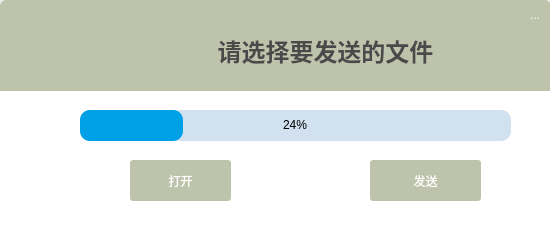
<?xml version="1.0" encoding="UTF-8"?>
<ui version="4.0">
 <class>TcpServer</class>
 <widget class="QWidget" name="TcpServer">
  <property name="geometry">
   <rect>
    <x>0</x>
    <y>0</y>
    <width>550</width>
    <height>247</height>
   </rect>
  </property>
  <property name="windowTitle">
   <string>发送文件</string>
  </property>
  <property name="windowIcon">
   <iconset resource="resource.qrc">
    <normaloff>:/chat/image/icon/icon_file.png</normaloff>:/chat/image/icon/icon_file.png</iconset>
  </property>
  <property name="styleSheet">
   <string notr="true"/>
  </property>
  <widget class="QLabel" name="serverStatusLabel">
   <property name="geometry">
    <rect>
     <x>190</x>
     <y>20</y>
     <width>271</width>
     <height>61</height>
    </rect>
   </property>
   <property name="text">
    <string>&lt;html&gt;&lt;head/&gt;&lt;body&gt;&lt;p align=&quot;center&quot;&gt;&lt;span style=&quot; font-size:18pt; font-weight:600; color:#4a4a4a;&quot;&gt;请选择要发送的文件&lt;/span&gt;&lt;/p&gt;&lt;/body&gt;&lt;/html&gt;</string>
   </property>
  </widget>
  <widget class="QProgressBar" name="progressBar">
   <property name="geometry">
    <rect>
     <x>80</x>
     <y>110</y>
     <width>431</width>
     <height>31</height>
    </rect>
   </property>
   <property name="styleSheet">
    <string notr="true">QProgressBar{
        border: none;
        text-align: center;
        background: rgb(210, 225, 240);
border-radius:10px;


}
QProgressBar::chunk {
        background: rgb(0, 160, 230);
border-radius:10px;

}</string>
   </property>
   <property name="value">
    <number>24</number>
   </property>
  </widget>
  <widget class="QPushButton" name="serverOpenBtn">
   <property name="geometry">
    <rect>
     <x>130</x>
     <y>160</y>
     <width>101</width>
     <height>41</height>
    </rect>
   </property>
   <property name="styleSheet">
    <string notr="true">QPushButton { background-color: rgb(172, 178, 148,200); border-radius: 3px; color: rgb(255, 255, 255); }
 QPushButton:hover { background-color: rgb(172, 178, 148,255);}</string>
   </property>
   <property name="text">
    <string>打开</string>
   </property>
  </widget>
  <widget class="QPushButton" name="serverSendBtn">
   <property name="geometry">
    <rect>
     <x>370</x>
     <y>160</y>
     <width>111</width>
     <height>41</height>
    </rect>
   </property>
   <property name="styleSheet">
    <string notr="true">QPushButton { background-color: rgb(172, 178, 148,200); border-radius: 3px; color: rgb(255, 255, 255); }
 QPushButton:hover { background-color: rgb(172, 178, 148,255);}</string>
   </property>
   <property name="text">
    <string>发送</string>
   </property>
  </widget>
  <widget class="QLabel" name="label">
   <property name="geometry">
    <rect>
     <x>0</x>
     <y>0</y>
     <width>551</width>
     <height>91</height>
    </rect>
   </property>
   <property name="styleSheet">
    <string notr="true">border-top-left-radius:6px; 
border-top-right-radius:6px;
background-color: rgb(190, 195, 171);
</string>
   </property>
   <property name="text">
    <string/>
   </property>
  </widget>
  <widget class="QLabel" name="label_2">
   <property name="geometry">
    <rect>
     <x>0</x>
     <y>90</y>
     <width>551</width>
     <height>161</height>
    </rect>
   </property>
   <property name="styleSheet">
    <string notr="true">border-button-left-radius:6px; 
border-button-right-radius:6px;
background-color: rgb(255, 255, 255);

</string>
   </property>
   <property name="text">
    <string/>
   </property>
  </widget>
  <widget class="QToolButton" name="serverCloseBtn">
   <property name="geometry">
    <rect>
     <x>520</x>
     <y>0</y>
     <width>30</width>
     <height>30</height>
    </rect>
   </property>
   <property name="minimumSize">
    <size>
     <width>30</width>
     <height>30</height>
    </size>
   </property>
   <property name="maximumSize">
    <size>
     <width>30</width>
     <height>30</height>
    </size>
   </property>
   <property name="toolTip">
    <string>关闭</string>
   </property>
   <property name="styleSheet">
    <string notr="true">QToolButton { background-color: rgb(50, 50, 50,0); border-radius: 3px; color: rgb(255, 255, 255); }
QToolButton:hover { background-color: rgb(172, 178, 148);}</string>
   </property>
   <property name="text">
    <string>...</string>
   </property>
   <property name="icon">
    <iconset resource="resource.qrc">
     <normaloff>:/chat/image/icon/icon_close.png</normaloff>:/chat/image/icon/icon_close.png</iconset>
   </property>
  </widget>
  <zorder>label_2</zorder>
  <zorder>label</zorder>
  <zorder>serverStatusLabel</zorder>
  <zorder>progressBar</zorder>
  <zorder>serverOpenBtn</zorder>
  <zorder>serverSendBtn</zorder>
  <zorder>serverCloseBtn</zorder>
 </widget>
 <resources>
  <include location="resource.qrc"/>
 </resources>
 <connections/>
</ui>
